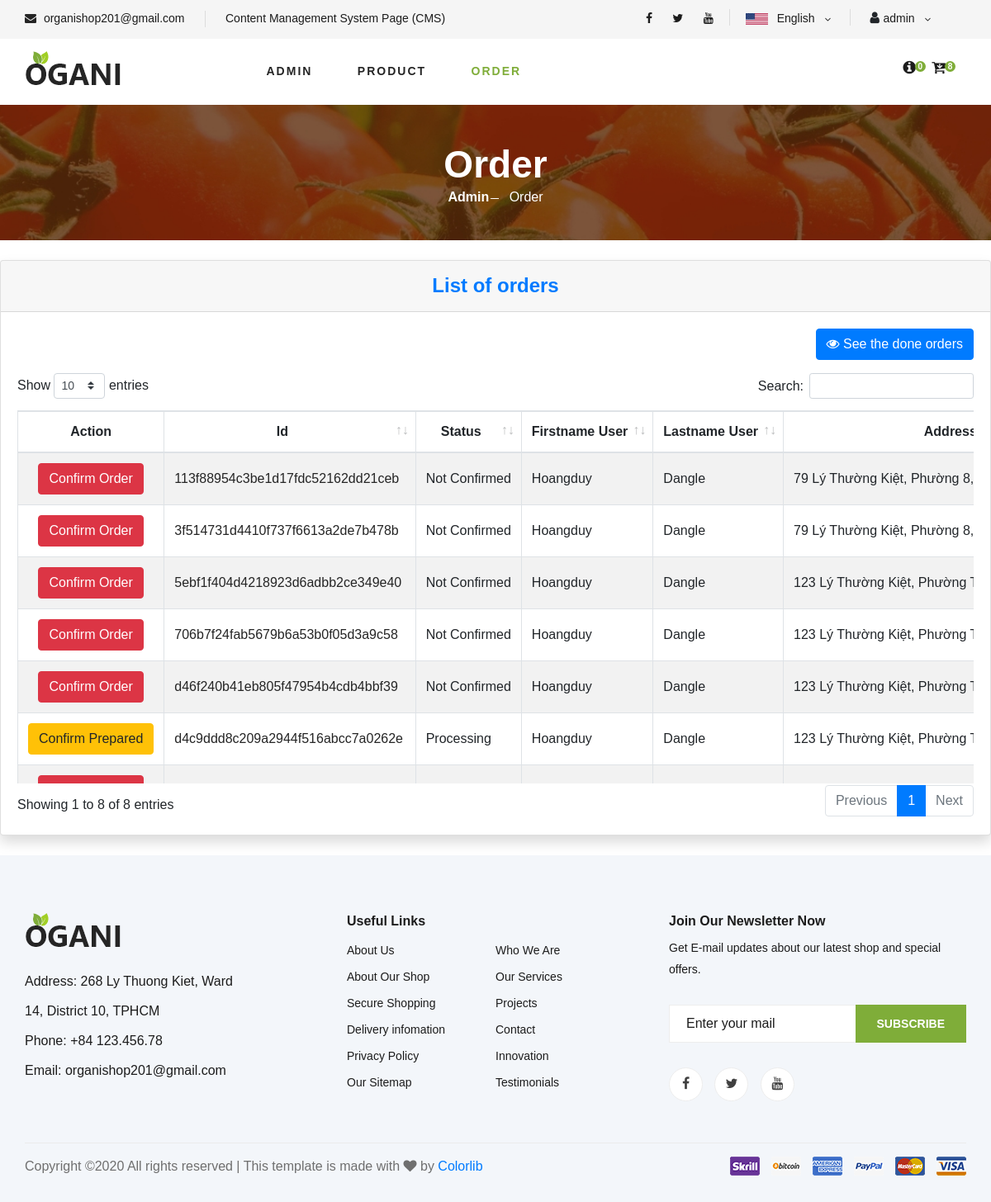
/list-order (signed in), run on the app's committed database.
### tables this page shows
CREATE TABLE `order_user` (
  `id_order` varchar(100) NOT NULL,
  `fname_user_order` varchar(100) NOT NULL,
  `lname_user_order` varchar(100) NOT NULL,
  `address_user_order` varchar(500) NOT NULL,
  `phone_user_order` varchar(100) NOT NULL,
  `email_user_order` varchar(100) NOT NULL,
  `username_user_order` varchar(100) DEFAULT NULL,
  `note_order` varchar(500) DEFAULT NULL,
  `shipping_order` int(10) NOT NULL,
  `free_shipping` varchar(50) NOT NULL,
  `coupon_order` int(10) DEFAULT NULL,
  `total_order` int(10) NOT NULL,
  `date_created` datetime NOT NULL,
  `date_canceled` datetime DEFAULT NULL,
  `date_confirmed` datetime DEFAULT NULL,
  `date_prepared` datetime DEFAULT NULL,
  `date_delivered` datetime DEFAULT NULL,
  `date_request` datetime DEFAULT NULL,
  `date_confirm_request` datetime DEFAULT NULL,
  `date_returned` datetime DEFAULT NULL,
  `payment_order` varchar(10) DEFAULT NULL,
  `paid_order` tinyint(1) NOT NULL,
  `status_order` varchar(100) NOT NULL DEFAULT 'Not Confirmed',
  `tracking_order` varchar(50) DEFAULT NULL,
  `return_reason` varchar(100) DEFAULT NULL,
  `cancel_reason` varchar(100) DEFAULT NULL,
  `cancel_role` tinyint(1) DEFAULT NULL
);

### mvc/core/Controller.php (called while the page is built, shortened)
<?php
class Controller{
    final public function model($model){
        return new $model();
    }
    final public function view($view, $data = []){
        require_once "./mvc/views/".$view.".php";
    }
}
?>

### mvc/core/App.php (called while the page is built, shortened)
<?php
class App{
    protected $action = "Action";
    final public function __construct(){
        $arr = $this->url_process();
        if(isset($arr[0])){
            $arr[0] = str_replace('-', '_', $arr[0]);
            if(file_exists("./mvc/controllers/".$arr[0].".php")){
                unset($arr[0]);
            }
        }
        $this->controller = new $this->controller();
        $this->params = $arr?array_values($arr):[];
        call_user_func_array([$this->controller, $this->action], $this->params);
    }
    final public function url_process(){
        if (isset($_GET["url"])){
            return explode("/", trim($_GET["url"]));
        }
    }
}
?>

### index.php (called while the page is built, shortened)
<?php
$app = new App();
?>

### mvc/core/Database.php (called while the page is built, shortened)
<?php
class Database{
    protected $conn;
    protected $servername = "localhost";
    protected $username = "root";
    protected $password = "";
    protected $dbname = "tmdt";
    final public function __construct(){
        $this->conn = mysqli_connect($this->servername, $this->username, $this->password);
        mysqli_select_db($this->conn, $this->dbname);
        mysqli_query($this->conn, "SET NAMES 'utf-8'");
    }
    public function query_return_arr($sql){
        $array_result = array();
        $sql_result = mysqli_query($this->conn, $sql);
        if($sql_result){
            while($row = mysqli_fetch_assoc($sql_result)){
                $array_result[] = $row;
            }
        }
        return json_encode($array_result);
    }
}
?>

### mvc/models/Order.php (called while the page is built, shortened)
<?php
class Order extends Database{
    public function get_undone_order_list(){
        $sql = "SELECT * FROM order_user WHERE NOT status_order='Delivered' AND NOT status_order='Returned';";
        return $this->query_return_arr($sql);
    }
    public function get_status_btn($status, $id = null, $param = null){
        $content = '';
        $style = '';
        switch($status){
            case 'Not Confirmed':
                $content = 'Confirm Order';
                $style = 'btn-danger';
                break;
            case 'Processing':
                $content = 'Confirm Prepared';
                $style = 'btn-warning';
                break;
        }
        if($id != null && $param != null){
            $btn = array(
                "content" => $content,
                "style" => $style,
                "status" => $status,
                "date" => $date
            );
        }
        else{
            $btn = array(
                "content" => $content,
                "status" => $status,
                "style" => $style
            );
        }
        return json_encode($btn);
    }
}
?>

### mvc/views/pages/order.php (the view, shortened to what this page needs)
<section class="breadcrumb-section set-bg" data-setbg="/tmdt_201/public/master1/images/breadcrumb.jpg">
    <div class="container">
        <div class="row">
            <div class="col-lg-12 text-center">
                <div class="breadcrumb__text">
                    <h2>Order</h2>
                    <div class="breadcrumb__option">
                        <a href="http://localhost/tmdt_201/admin">Admin</a>
                        <span>Order</span>
                    </div>
                </div>
            </div>
        </div>
    </div>
</section>
<div class="card shadow my-4">
    <div class="card-header py-3 text-center">
        <h4 class="m-0 font-weight-bold text-primary">List of orders</h4>
    </div>
    <div class="card-body">
        <div class="text-right">
            <button type="button" class="btn btn-primary mb-3" onclick="directToLookUp()">
                <i class="fa fa-eye"></i> See the done orders
            </button>
        </div>
        <div class="table-responsive">
            <table class="table table-bordered table-striped table-hover text-nowrap" id="dataTable" width="100%" cellspacing="0">
                <thead>
                    <tr class="text-center">
                        <th>Action</th>
                        <th>Id</th>
                        <th>Status</th>
                        <th>Firstname User</th>
                        <th>Lastname User</th>
                        <th>Address User</th>
                    </tr>
                </thead>
                <tbody>
                    <?php $order_list = json_decode($data['order_list']);
                    foreach($order_list as $value){
                        $status = $value->status_order;
                    ?>
                    <tr id="tr-<?php echo $value->id_order;?>">
                        <td class="text-center">
                            <?php $btn = json_decode($this->order_object->get_status_btn($status)); ?>
                            <button type="button" id="<?php echo $value->id_order; ?>" class="btn <?php echo $btn->style; ?>"
                                onclick="changeStatusOrder(<?php echo "'".$status."'"; ?>, <?php echo "'".$value->id_order."'"; ?>, <?php echo "'".$btn->style."'"; ?>)">
                                <?php echo $btn->content; ?>
                            </button>
                        </td>
                        <td class="align-middle">
                            <a class="item-cart" href="/tmdt_201/manage-order/detail/<?php echo $value->id_order; ?>">
                                <?php echo $value->id_order;?>
                            </a>
                        </td>
                        <td class="align-middle" id="<?php echo $value->id_order; ?>-status-order"><?php echo $value->status_order;?></td>
                        <td class="align-middle"><?php echo $value->fname_user_order;?></td>
                        <td class="align-middle"><?php echo $value->lname_user_order;?></td>
                        <td class="align-middle"><?php echo $value->address_user_order;?></td>
                    </tr>
                    <?php }?>
                </tbody>
            </table>
        </div>
    </div>
</div>

### public/master1/css/style.css (style rules this page uses)
html, body { height: 100%; font-family: "Cairo", sans-serif; -webkit-font-smoothing: antialiased; font-smoothing: antialiased; }
h1, h2, h3, h4, h5, h6 { margin: 0; color: #111111; font-weight: 400; font-family: "Cairo", sans-serif; }
h2 { font-size: 36px; }
h4 { font-size: 24px; }
.set-bg { background-repeat: no-repeat; background-size: cover; background-position: top center; }
.breadcrumb-section { display: flex; align-items: center; padding: 45px 0 40px; }
.breadcrumb__text h2 { font-size: 46px; color: #ffffff; font-weight: 700; }
.breadcrumb__option a { display: inline-block; font-size: 16px; color: #ffffff; font-weight: 700; margin-right: 20px; position: relative; }
.breadcrumb__option a:after { position: absolute; right: -12px; top: 13px; height: 1px; width: 10px; background: #ffffff; content: ""; }
.breadcrumb__option span { display: inline-block; font-size: 16px; color: #ffffff; }
@media only screen and (min-width: 1200px) { .container { max-width: 1170px; } }

### mvc/views/Master1.php (style rules this page uses)
.language-option, .item-cart { transition: 0.3s; }
.item-cart { color: #252525; }
.item-cart:link { color: #252525; }

### data on the page
order_user: content "Confirm Order", id_order "113f88954c3be1d17fdc52162dd21ceb", status_order "Not Confirmed", fname_user_order "Hoangduy", lname_user_order "Dangle", address_user_order "79 Lý Thường Kiệt, Phường 8,…"
order_user: content "Confirm Order", id_order "3f514731d4410f737f6613a2de7b478b", status_order "Not Confirmed", fname_user_order "Hoangduy", lname_user_order "Dangle", address_user_order "79 Lý Thường Kiệt, Phường 8,…"
order_user: content "Confirm Order", id_order "5ebf1f404d4218923d6adbb2ce349e40", status_order "Not Confirmed", fname_user_order "Hoangduy", lname_user_order "Dangle", address_user_order "123 Lý Thường Kiệt, Phường…"
order_user: content "Confirm Order", id_order "706b7f24fab5679b6a53b0f05d3a9c58", status_order "Not Confirmed", fname_user_order "Hoangduy", lname_user_order "Dangle", address_user_order "123 Lý Thường Kiệt, Phường…"
order_user: content "Confirm Order", id_order "d46f240b41eb805f47954b4cdb4bbf39", status_order "Not Confirmed", fname_user_order "Hoangduy", lname_user_order "Dangle", address_user_order "123 Lý Thường Kiệt, Phường…"
order_user: content "Confirm Prepared", id_order "d4c9ddd8c209a2944f516abcc7a0262e", status_order "Processing", fname_user_order "Hoangduy", lname_user_order "Dangle", address_user_order "123 Lý Thường Kiệt, Phường…"

### other printed values
$_SESSION['username'] "admin"
$data['num_orders'] "8"
